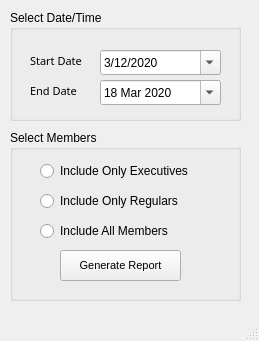
<?xml version="1.0" encoding="UTF-8"?>
<ui version="4.0">
 <class>SalesReport</class>
 <widget class="QMainWindow" name="SalesReport">
  <property name="geometry">
   <rect>
    <x>0</x>
    <y>0</y>
    <width>259</width>
    <height>341</height>
   </rect>
  </property>
  <property name="sizePolicy">
   <sizepolicy hsizetype="Fixed" vsizetype="Fixed">
    <horstretch>0</horstretch>
    <verstretch>0</verstretch>
   </sizepolicy>
  </property>
  <property name="windowTitle">
   <string>MainWindow</string>
  </property>
  <widget class="QWidget" name="centralwidget">
   <widget class="QGroupBox" name="salesPage_groupBox">
    <property name="geometry">
     <rect>
      <x>10</x>
      <y>10</y>
      <width>231</width>
      <height>111</height>
     </rect>
    </property>
    <property name="title">
     <string>Select Date/Time</string>
    </property>
    <widget class="QDateEdit" name="salesPage_startDate">
     <property name="geometry">
      <rect>
       <x>90</x>
       <y>40</y>
       <width>121</width>
       <height>25</height>
      </rect>
     </property>
     <property name="maximumDateTime">
      <datetime>
       <hour>23</hour>
       <minute>59</minute>
       <second>59</second>
       <year>2020</year>
       <month>3</month>
       <day>18</day>
      </datetime>
     </property>
     <property name="minimumDateTime">
      <datetime>
       <hour>0</hour>
       <minute>0</minute>
       <second>0</second>
       <year>2020</year>
       <month>3</month>
       <day>12</day>
      </datetime>
     </property>
     <property name="maximumDate">
      <date>
       <year>2020</year>
       <month>3</month>
       <day>18</day>
      </date>
     </property>
     <property name="minimumDate">
      <date>
       <year>2020</year>
       <month>3</month>
       <day>12</day>
      </date>
     </property>
     <property name="currentSection">
      <enum>QDateTimeEdit::DaySection</enum>
     </property>
     <property name="displayFormat">
      <string>M/d/yyyy</string>
     </property>
     <property name="calendarPopup">
      <bool>true</bool>
     </property>
     <property name="currentSectionIndex">
      <number>1</number>
     </property>
     <property name="date">
      <date>
       <year>2020</year>
       <month>3</month>
       <day>12</day>
      </date>
     </property>
    </widget>
    <widget class="QLabel" name="label">
     <property name="geometry">
      <rect>
       <x>20</x>
       <y>40</y>
       <width>81</width>
       <height>21</height>
      </rect>
     </property>
     <property name="font">
      <font>
       <family>Arial Rounded MT Bold</family>
       <pointsize>8</pointsize>
      </font>
     </property>
     <property name="text">
      <string>Start Date</string>
     </property>
    </widget>
    <widget class="QDateEdit" name="salesPage_endDate">
     <property name="geometry">
      <rect>
       <x>90</x>
       <y>70</y>
       <width>121</width>
       <height>25</height>
      </rect>
     </property>
     <property name="maximumDateTime">
      <datetime>
       <hour>23</hour>
       <minute>59</minute>
       <second>59</second>
       <year>2020</year>
       <month>3</month>
       <day>18</day>
      </datetime>
     </property>
     <property name="minimumDateTime">
      <datetime>
       <hour>0</hour>
       <minute>0</minute>
       <second>0</second>
       <year>2020</year>
       <month>3</month>
       <day>12</day>
      </datetime>
     </property>
     <property name="minimumDate">
      <date>
       <year>2020</year>
       <month>3</month>
       <day>12</day>
      </date>
     </property>
     <property name="currentSection">
      <enum>QDateTimeEdit::DaySection</enum>
     </property>
     <property name="calendarPopup">
      <bool>true</bool>
     </property>
     <property name="date">
      <date>
       <year>2020</year>
       <month>3</month>
       <day>18</day>
      </date>
     </property>
    </widget>
    <widget class="QLabel" name="label_2">
     <property name="geometry">
      <rect>
       <x>20</x>
       <y>70</y>
       <width>71</width>
       <height>21</height>
      </rect>
     </property>
     <property name="font">
      <font>
       <family>Arial Rounded MT Bold</family>
       <pointsize>8</pointsize>
      </font>
     </property>
     <property name="text">
      <string>End Date</string>
     </property>
    </widget>
   </widget>
   <widget class="QGroupBox" name="groupBox">
    <property name="geometry">
     <rect>
      <x>10</x>
      <y>130</y>
      <width>231</width>
      <height>171</height>
     </rect>
    </property>
    <property name="title">
     <string>Select Members</string>
    </property>
    <widget class="QRadioButton" name="radioButton">
     <property name="geometry">
      <rect>
       <x>30</x>
       <y>30</y>
       <width>171</width>
       <height>22</height>
      </rect>
     </property>
     <property name="text">
      <string>Include Only Executives</string>
     </property>
    </widget>
    <widget class="QRadioButton" name="radioButton_2">
     <property name="geometry">
      <rect>
       <x>30</x>
       <y>60</y>
       <width>171</width>
       <height>22</height>
      </rect>
     </property>
     <property name="text">
      <string>Include Only Regulars</string>
     </property>
    </widget>
    <widget class="QPushButton" name="pushButton">
     <property name="geometry">
      <rect>
       <x>50</x>
       <y>120</y>
       <width>121</width>
       <height>31</height>
      </rect>
     </property>
     <property name="font">
      <font>
       <family>Arial</family>
       <pointsize>8</pointsize>
      </font>
     </property>
     <property name="text">
      <string>Generate Report</string>
     </property>
    </widget>
    <widget class="QRadioButton" name="radioButton_3">
     <property name="geometry">
      <rect>
       <x>30</x>
       <y>90</y>
       <width>171</width>
       <height>22</height>
      </rect>
     </property>
     <property name="text">
      <string>Include All Members</string>
     </property>
    </widget>
   </widget>
  </widget>
  <widget class="QStatusBar" name="statusbar"/>
 </widget>
 <resources/>
 <connections>
  <connection>
   <sender>pushButton</sender>
   <signal>clicked()</signal>
   <receiver>SalesReport</receiver>
   <slot>generateReport()</slot>
   <hints>
    <hint type="sourcelabel">
     <x>115</x>
     <y>274</y>
    </hint>
    <hint type="destinationlabel">
     <x>148</x>
     <y>314</y>
    </hint>
   </hints>
  </connection>
 </connections>
 <slots>
  <slot>generateReport()</slot>
 </slots>
</ui>
